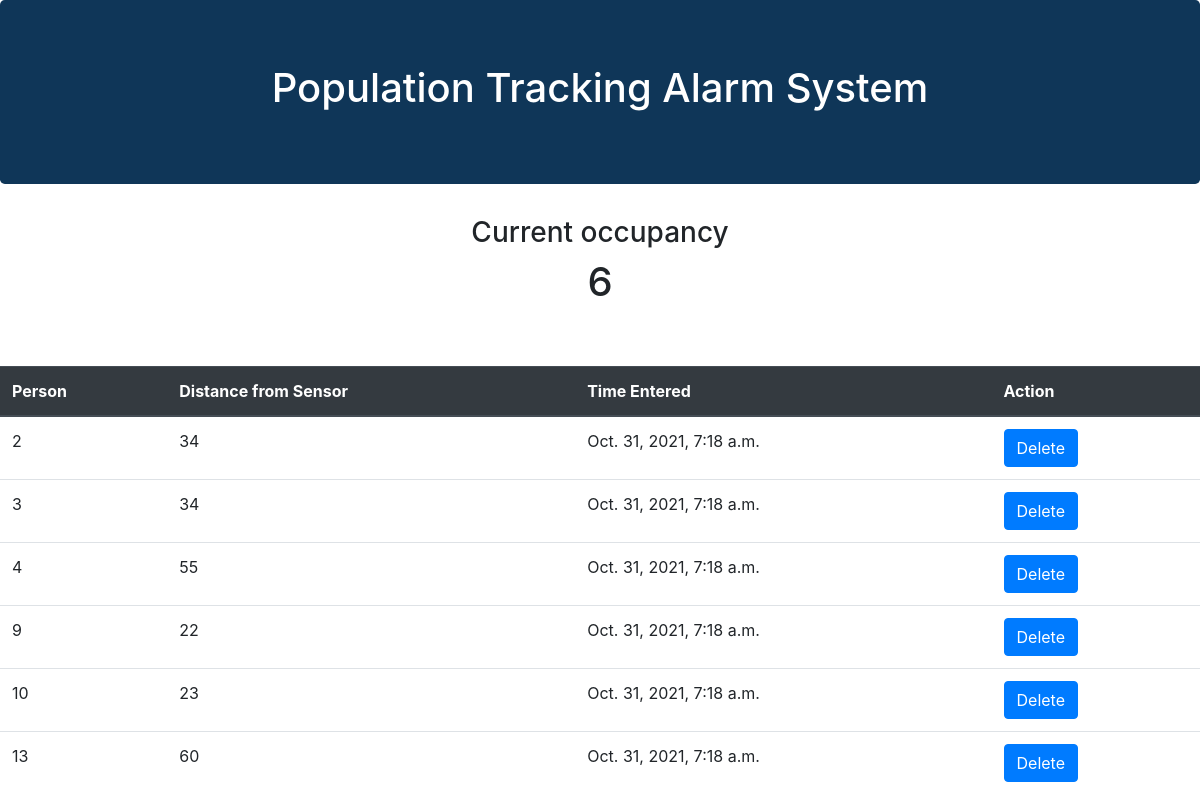
Before: / with the older database file.
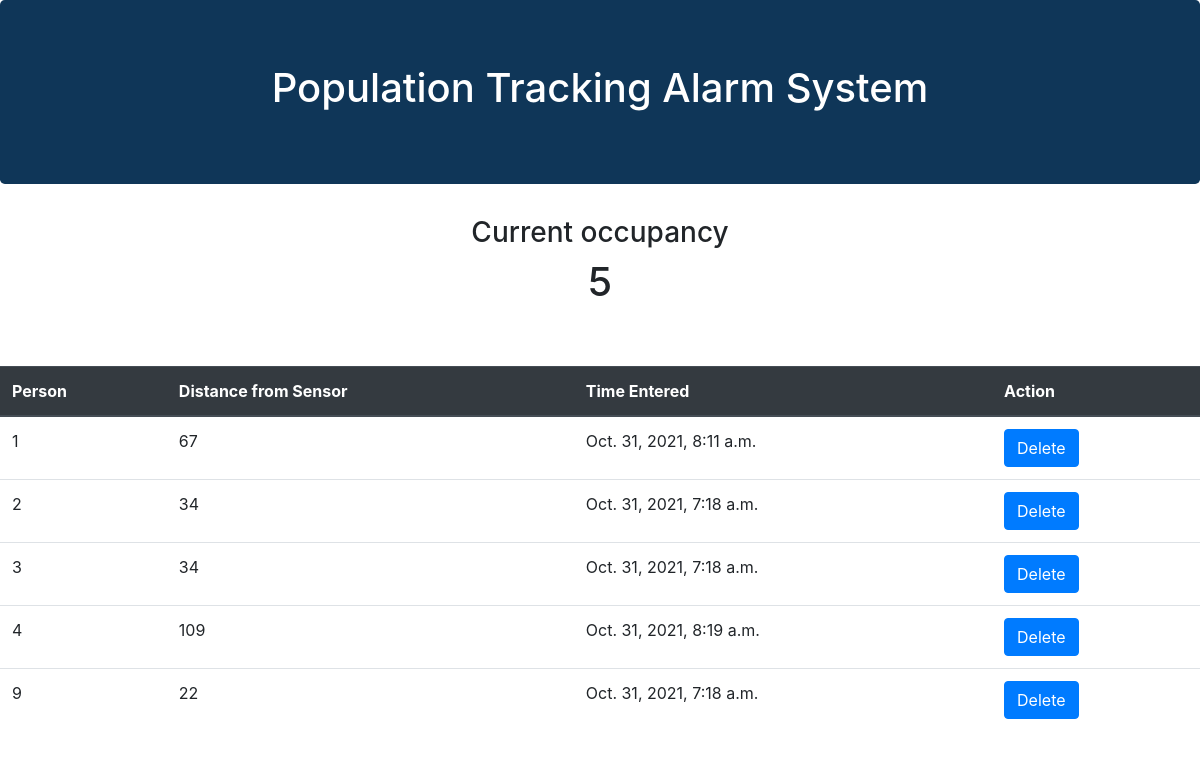
After: the same page with the newer database file.
### population_tracker/models.py (models this page shows, shortened)
class Sensor_data(models.Model):
    person_number = models.IntegerField(primary_key = True)
    distance = models.IntegerField()
    timestamp = models.DateTimeField(auto_now=True)

### population_tracker/views.py (the view)
# urls.py: 2. Add a URL to urlpatterns:  path('', views.home, name='home')
def home(request):
    try:
        sensor_data = Sensor_data.objects.all()
        population =  calculate_total_objects()
    except:
        raise Http404()
    context = {"population" : population, "Sensor_data" : sensor_data}
    return render(request, "population_tracker/home.html", context)

### population_tracker/views.py (called while the page is built)
def calculate_total_objects():
    return Sensor_data.objects.all().count()

### population_tracker/templates/population_tracker/home.html
{% extends "population_tracker/base.html" %}
{% block content %}
    <div class="row d-flex justify-content-center flex-nowrap">
        <h3>Current occupancy</h3>
    </div>
    <div class="row d-flex justify-content-center flex-nowrap">
        <h1 style="height: 100px;">{{ population }}</h1>
    </div>
    <div>
        <table class="table">
            <thead class="thead-dark">
                <th scope="col">Person</th>
                <th scope="col">Distance from Sensor</th>
                <th scope="col">Time Entered</th>
                <th scope="col">Action</th>
            </thead>
            <tbody>
                {% for item in Sensor_data %}
                <tr>
                    <td>{{ item.person_number }}</td>
                    <td>{{ item.distance }}</td>
                    <td>{{ item.timestamp }}</td>
                    <td>
                        <a class="btn btn-primary" href="{% url 'sensor_data_delete' item.person_number %}">Delete</a>
                    </td>
                </tr>
                    {% endfor %}
            </tbody>
        </table>
    </div>
{% endblock %}

Changed rows visible on the page:
removed Sensor_data: person_number "10", distance "23", timestamp "Oct. 31, 2021, 7:18 a.m."
removed Sensor_data: person_number "13", distance "60", timestamp "Oct. 31, 2021, 7:18 a.m."
added Sensor_data: person_number "1", distance "67", timestamp "Oct. 31, 2021, 8:11 a.m."
changed Sensor_data id 4: distance "55" → "109"; timestamp "Oct. 31, 2021, 7:18 a.m." → "Oct. 31, 2021, 8:19 a.m."
Other visible differences:
{{ population }}: "6" → "5"
